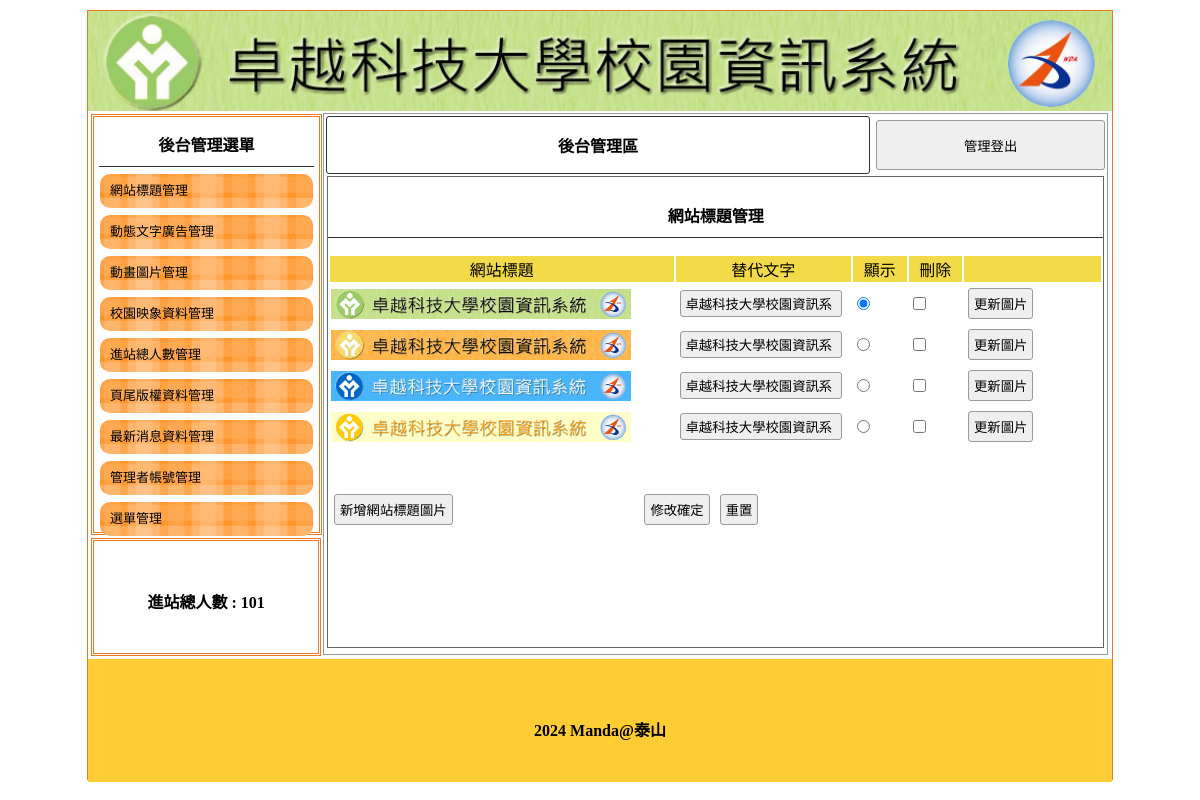
The app's page /admin.php with its own data.
### tables this page shows
CREATE TABLE `titles` (
  `id` int(10) UNSIGNED NOT NULL,
  `img` text NOT NULL,
  `text` text NOT NULL,
  `sh` int(1) UNSIGNED NOT NULL DEFAULT 0
);

CREATE TABLE `total` (
  `id` int(10) UNSIGNED NOT NULL,
  `total` int(10) NOT NULL
);

CREATE TABLE `bottom` (
  `id` int(11) NOT NULL,
  `bottom` text NOT NULL
);

### api/db.php (called while the page is built, shortened)
<?php
class DB{
    protected $dsn="mysql:host=localhost;charset=utf8;dbname=db10";
    protected $pdo;
    protected $table;
    function __construct($table){
        $this->table=$table;
        $this->pdo=new PDO($this->dsn,'root','');
    }
    function all(...$arg){
        $sql="SELECT * FROM $this->table ";
        return $this->fetchAll($sql);
    }
    function find($id){
        $sql="SELECT * FROM $this->table ";
        if(is_array($id)){
            $where=$this->a2s($id);
            $sql=$sql . " WHERE ". join(" && ",$where);
        }else{
            $sql .= " WHERE `id`='$id' ";
        }
        return $this->fetchOne($sql);
    }
    function a2s($array){
        $tmp=[];
        foreach($array as $key => $value){
            $tmp[]="`$key`='$value'";
        }
        return $tmp;
    }
    protected function fetchOne($sql){
        return $this->pdo->query($sql)->fetch(PDO::FETCH_ASSOC);
    }
    protected function fetchAll($sql){
        return $this->pdo->query($sql)->fetchAll(PDO::FETCH_ASSOC);
    }
}
$Title=new DB('titles');
$Total=new DB('total');
$Bottom=new DB('bottom');

### backend/title.php (the view, shortened to what this page needs)
<div class="di"
    style="height:540px; border:#999 1px solid; width:76.5%; margin:2px 0px 0px 0px; float:left; position:relative; left:20px;">
    <?php include_once "logout.php"; ?>
    <div style="width:99%; height:87%; margin:auto; overflow:auto; border:#666 1px solid;">
        <p class="t cent botli">網站標題管理</p>
        <form method="post" action="./api/edit.php">
            <table width="100%">
                <tbody>
                    <tr class="yel">
                        <td width="45%">網站標題</td>
                        <td width="23%">替代文字</td>
                        <td width="7%">顯示</td>
                        <td width="7%">刪除</td>
                        <td></td>
                    </tr>
                    <?php
                    $rows=$Title->all();
                    foreach($rows as $row){
                    ?>
                    <tr>
                        <td>
                            <img src="./upload/<?=$row['img'];?>" style="width:300px;height:30px;">
                        </td>
                        <td>
                            <input type="text" name="text[]" value="<?=$row['text'];?>">
                        </td>
                        <td>
                            <input type="radio" name="sh" value="<?=$row['id'];?>" <?=($row['sh']==1)?'checked':'';?>>
                        </td>
                        <td>
                            <input type="checkbox" name="del[]" value="<?=$row['id'];?>">
                        </td>
                        <td>
                            <input type="button"
                                onclick="op('#cover','#cvr','./modal/upload_<?=$do;?>.php?id=<?=$row['id'];?>&table=<?=$do;?>')"
                                  value="更新圖片">
                        </td>
                    </tr>
                    <?php
                    }
                    ?>
                </tbody>
            </table>
            <table style="margin-top:40px; width:70%;">
                <tbody>
                    <tr>
                        <td width="200px">
                            <input type="button"
                                onclick="op('#cover','#cvr','./modal/upload_<?=$do;?>.php?id=<?=$row['id'];?>&table=<?=$do;?>')"
                                value="新增網站標題圖片"></td>
                        <td class="cent">
                            <input type="submit" value="修改確定">
                            <input type="reset" value="重置">
                        </td>
                    </tr>
                </tbody>
            </table>
        </form>
    </div>
</div>

### admin.php (shortened to what this page needs)
<?php include_once "api/db.php";?>
<!DOCTYPE html
    PUBLIC "-//W3C//DTD XHTML 1.0 Transitional//EN" "http://www.w3.org/TR/xhtml1/DTD/xhtml1-transitional.dtd">
<html xmlns="http://www.w3.org/1999/xhtml">
<head>
    <link href="./css/css.css" rel="stylesheet" type="text/css">
</head>
<body>
    <div id="main">
        <a title="<?=$Title->find(['sh'=>1])['text'];?>" href="index.php">
            <div class="ti" style="background:url('./upload/<?=$Title->find(['sh'=>1])['img'];?>'); background-size:cover;"></div>
        </a>
        <div id="ms">
            <div id="lf" style="float:left;">
                <div id="menuput" class="dbor">
                    <span class="t botli">後台管理選單</span>
                    <a style="color:#000; font-size:13px; text-decoration:none;" href="?do=title">
                        <div class="mainmu">
                            網站標題管理 </div>
                    </a>
                    <a style="color:#000; font-size:13px; text-decoration:none;" href="?do=ad">
                        <div class="mainmu">
                            動態文字廣告管理 </div>
                    </a>
                    <a style="color:#000; font-size:13px; text-decoration:none;" href="?do=mvim">
                        <div class="mainmu">
                            動畫圖片管理 </div>
                    </a>
                    <a style="color:#000; font-size:13px; text-decoration:none;" href="?do=image">
                        <div class="mainmu">
                            校園映象資料管理 </div>
                    </a>
                    <a style="color:#000; font-size:13px; text-decoration:none;" href="?do=total">
                        <div class="mainmu">
                            進站總人數管理 </div>
                    </a>
                    <a style="color:#000; font-size:13px; text-decoration:none;" href="?do=bottom">
                        <div class="mainmu">
                            頁尾版權資料管理 </div>
                    </a>
                    <a style="color:#000; font-size:13px; text-decoration:none;" href="?do=news">
                        <div class="mainmu">
                            最新消息資料管理 </div>
                    </a>
                    <a style="color:#000; font-size:13px; text-decoration:none;" href="?do=admin">
                        <div class="mainmu">
                            管理者帳號管理 </div>
                    </a>
                    <a style="color:#000; font-size:13px; text-decoration:none;" href="?do=menu">
                        <div class="mainmu">
                            選單管理 </div>
                    </a>
                </div>
                <div class="dbor" style="margin:3px; width:95%; height:20%; line-height:100px;">
                    <span class="t">進站總人數 :
                    <?=$Total->find(1)['total'];?></span>
                </div>
            </div>
            <?php
			$do=$_GET['do']??'title';
			$file="./backend/{$do}.php";
			if(file_exists($file)){
				include $file;
			}else{
				include "./backend/title.php";
			}
			?>
        </div>
        <div
            style="width:1024px; left:0px; position:relative; background:#FC3; margin-top:4px; height:123px; display:block;">
            <span class="t" style="line-height:123px;"><?=$Bottom->find(1)['bottom'];?></span>
        </div>
    </div>
</body>
</html>

### css/css.css (style rules this page uses)
body { padding: 0px; margin: 0px; }
#main { width: 1024px; height: 768px; margin: 10px auto 10px auto; border: #EE7728 1px solid; position: relative; }
.ti { width: 100%; height: 100px; position: relative; background-size: cover; background-repeat: no-repeat; }
.dbor { border: #EE7728 double 3px; margin: 1px; padding: 2px 10px 2px 10px; }
.t { font-weight: 800; display: block; text-align: center; padding: 10px 1px 10px 1px; }
.botli { border-bottom: #333 1px solid; }
.mainmu { position: relative; border-radius: 10px; background: url(../icon/menu.fw.png) center no-repeat; background-size: cover; line-height: 30px; padding: 2px 10px 2px 10px; margin: 7px 1px 7px 1px; }
#lf { height: 540px; width: 21%; display: inline-block; }
#menuput { width: 100%; height: 75%; position: relative; padding: 5px; display: block; margin: 3px; }
.di { display: inline-block; }
.cent { text-align: center; }
input, button { border: #999 1px solid; border-radius: 3px; background: #EFEFEF; padding: 5px; margin: 3px; }
input[type=text], input[type=password] { width: 150px; }
.yel td { background: #F3DA49; text-align: center; }

### records on screen
titles: img (picture), text "卓越科技大學校園資訊系", sh "☑"
total: total "101"
titles: img (picture), text "卓越科技大學校園資訊系"
titles: img (picture), text "卓越科技大學校園資訊系"
titles: img (picture), text "卓越科技大學校園資訊系"
bottom: bottom "2024 Manda@泰山"
